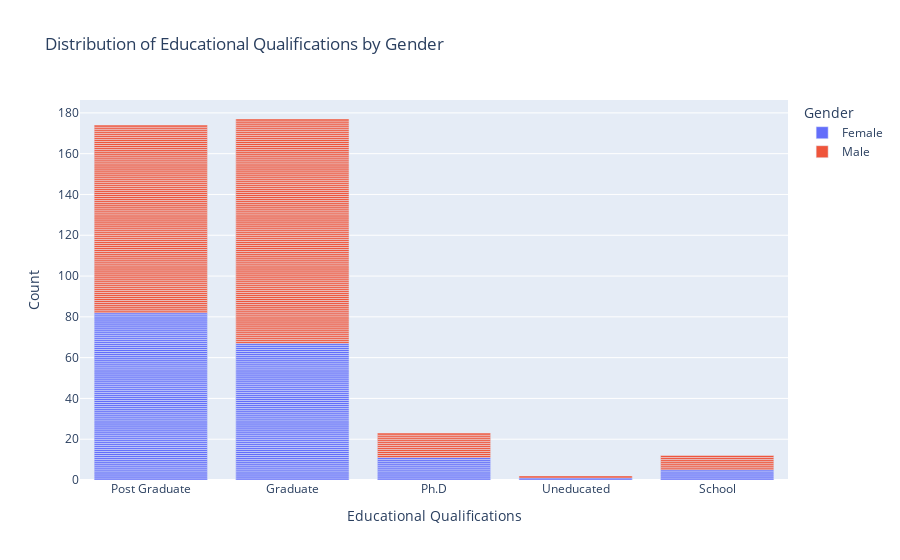

Notebook code for this chart:
### Markdown cell above
### **Distribution of educational qualifications by gender**

### Code cell
fig = px.bar(data, x='Educational Qualifications', color='Gender', 
             title='Distribution of Educational Qualifications by Gender',
             labels={'Educational Qualifications': 'Educational Qualifications', 'Gender': 'Gender', 'count': 'Count'})
fig.show()

### Figure 1 — Plotly figure (JSON) as saved in the notebook; plotly's stock layout.template omitted (floating-point values rounded to 4 significant figures; data arrays with more than 128 entries replaced by an {"elided": "..."} marker saying what was removed)
{"data": [{"alignmentgroup": "True", "hovertemplate": "Gender=Female<br>Educational Qualifications=%{x}<br>Count=%{y}<extra></extra>", "legendgroup": "Female", "marker": {"color": "#636efa", "pattern": {"shape": ""}}, "name": "Female", "offsetgroup": "Female", "orientation": "v", "showlegend": true, "textposition": "auto", "type": "bar", "x": {"elided": "166 str values"}, "xaxis": "x", "y": {"elided": "166 int values"}, "yaxis": "y"}, {"alignmentgroup": "True", "hovertemplate": "Gender=Male<br>Educational Qualifications=%{x}<br>Count=%{y}<extra></extra>", "legendgroup": "Male", "marker": {"color": "#EF553B", "pattern": {"shape": ""}}, "name": "Male", "offsetgroup": "Male", "orientation": "v", "showlegend": true, "textposition": "auto", "type": "bar", "x": {"elided": "222 str values"}, "xaxis": "x", "y": {"elided": "222 int values"}, "yaxis": "y"}], "layout": {"barmode": "relative", "legend": {"title": {"text": "Gender"}, "tracegroupgap": 0}, "title": {"text": "Distribution of Educational Qualifications by Gender"}, "xaxis": {"anchor": "y", "domain": [0, 1], "title": {"text": "Educational Qualifications"}}, "yaxis": {"anchor": "x", "domain": [0, 1], "title": {"text": "Count"}}}}
